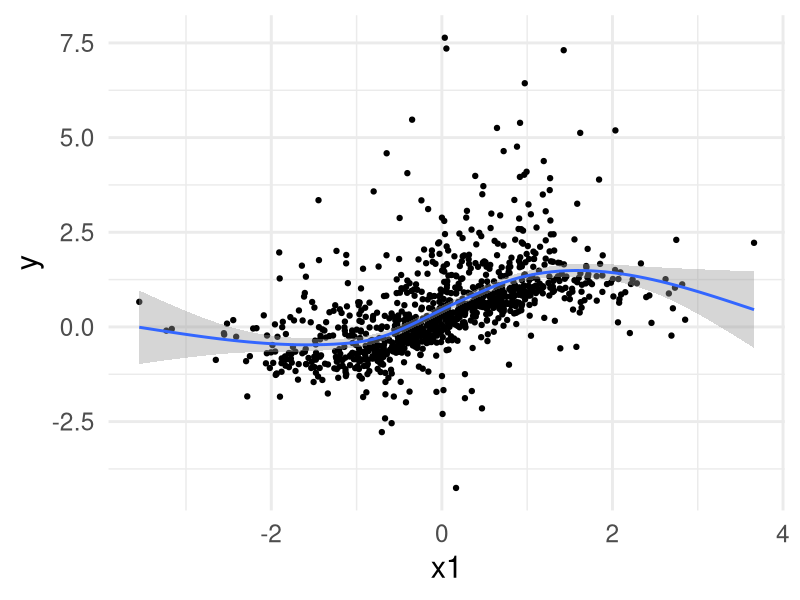

Write R code to recreate this figure.
## ---- chunk 1
library(dplyr)
library(ggplot2)
## ---- chunk 2

n  <- 1e3
dat <- data.frame("x1" = rnorm(n), "x2" = rnorm(n), "x3" = rnorm(n))
dat$y <- with(dat, sin(x1) + 0.5*x2^2 + pmax(x2, 0.2) * rnorm(n))

ggplot(dat, aes(x = x1, y = y)) +
  geom_point() +
  geom_smooth() + 
  theme_minimal(base_size = 22)

